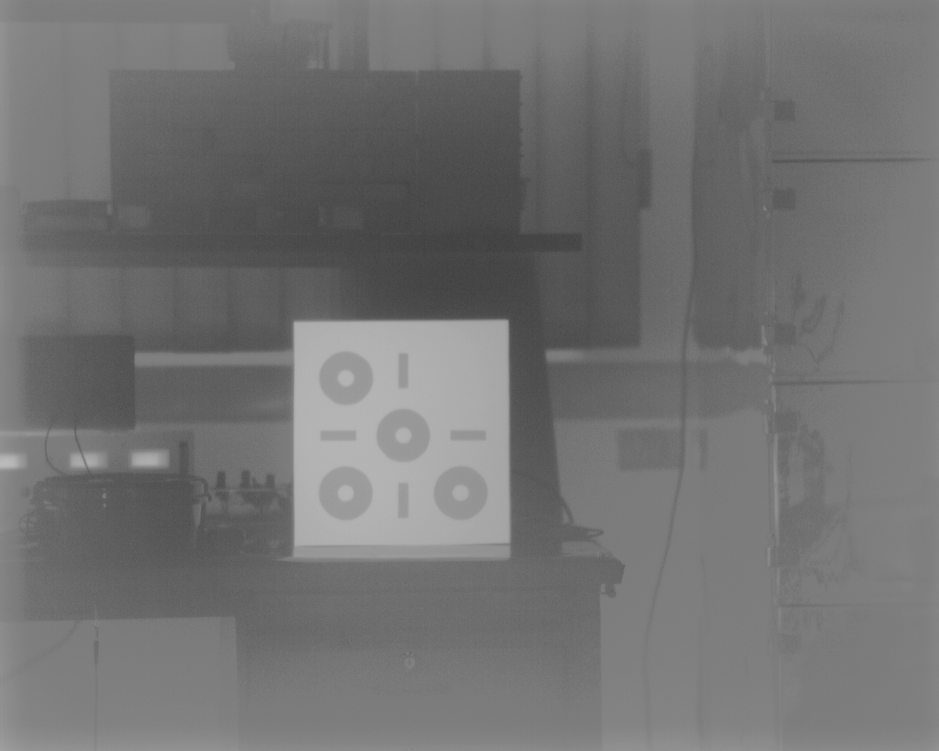
#> input picture h/dataset/IMG_10072025161331.png, 939 x 751 px, shrunk from 1280 x 1024 before the run, found by its file name
$ python test.py
#> lines starting #> are read from the running program, lines starting #| are printed output that depends on the picture; after the words box and inside, x2 and y2 are one past the last pixel; in counts of white or black regions, pixels touching at a corner belong together


import cv2
import numpy as np
from itertools import combinations
from scipy.spatial.distance import pdist
import matplotlib.pyplot as plt

img = cv2.imread("dataset\IMG_10072025161331.png",0)
#> img is the input picture: shape (751, 939); min 63, max 186, mean 114.4
# Gaussian blur to reduce noise
img1 = cv2.GaussianBlur(img, (5, 5), 0)
# CLAHE
clahe = cv2.createCLAHE(clipLimit=6.0, tileGridSize=(11,11))
img2 = clahe.apply(img)
# Morphological gradient
# kernal = np.ones((3,3),np.uint8)
# img3 = cv2.morphologyEx(th2,cv2.MORPH_GRADIENT, kernal)
# Thresholding
# Adaptive thresholding
th1 = cv2.adaptiveThreshold( img, 255, cv2.ADAPTIVE_THRESH_GAUSSIAN_C, cv2.THRESH_BINARY, 63, 1)
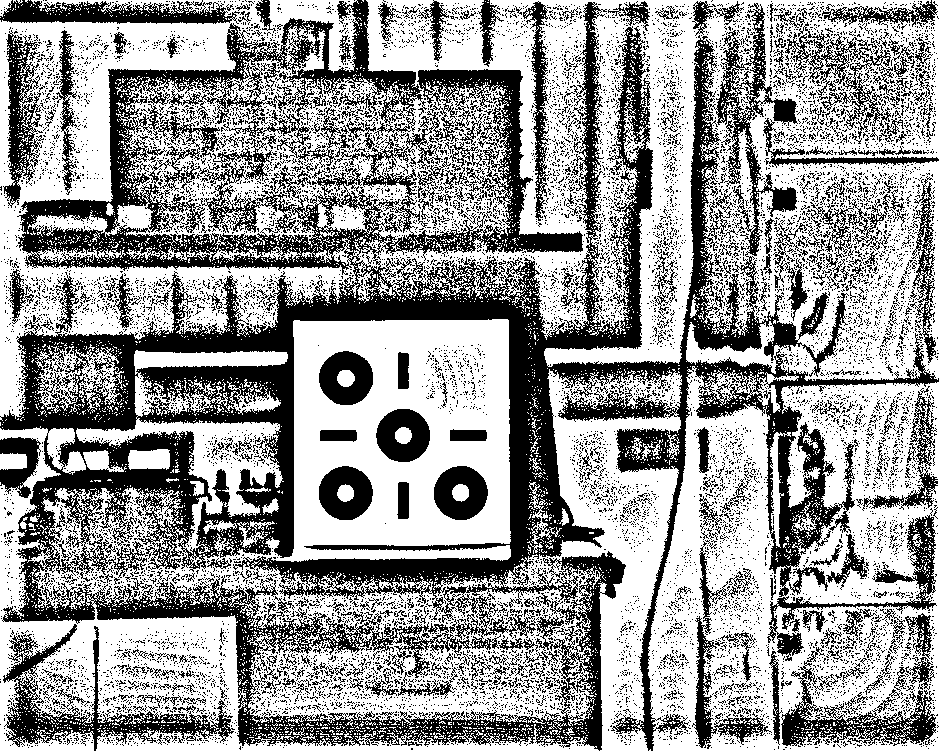
#> th1: shape (751, 939); 60.2% white; 12124 black regions (11704 under 20 px), largest, box (x1, y1, x2, y2) and area: (0, 0, 939, 751) 175612, (3, 624, 235, 751) 6085, (781, 647, 936, 746) 4058
th2 = cv2.adaptiveThreshold( img1, 255, cv2.ADAPTIVE_THRESH_MEAN_C, cv2.THRESH_BINARY, 63, 1)
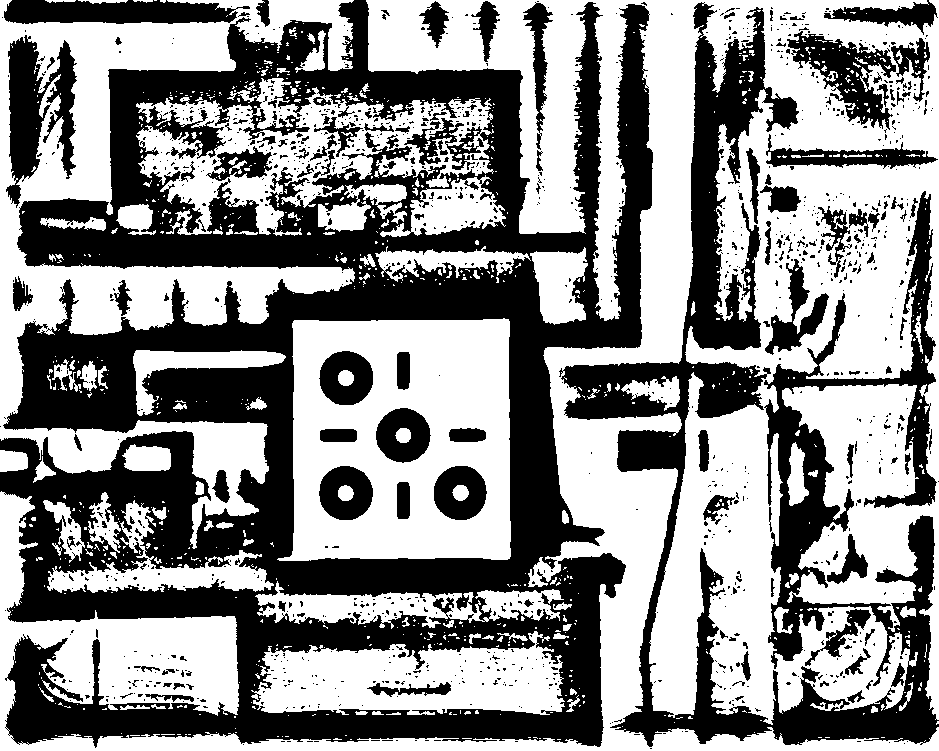
#> th2: shape (751, 939); 55.4% white; 1235 black regions (1096 under 20 px), largest, box (x1, y1, x2, y2) and area: (0, 0, 653, 748) 199418, (559, 2, 939, 747) 62341, (6, 35, 77, 208) 6149
# OTSU thresholding
# ret,th3 = cv2.threshold(img3,0,255,cv2.THRESH_BINARY+cv2.THRESH_OTSU)
# Inverted image
img4 = cv2.bitwise_not(th2)
kernal = np.ones((3,3),np.uint8)
img3 = cv2.morphologyEx(th2,cv2.MORPH_GRADIENT, kernal)
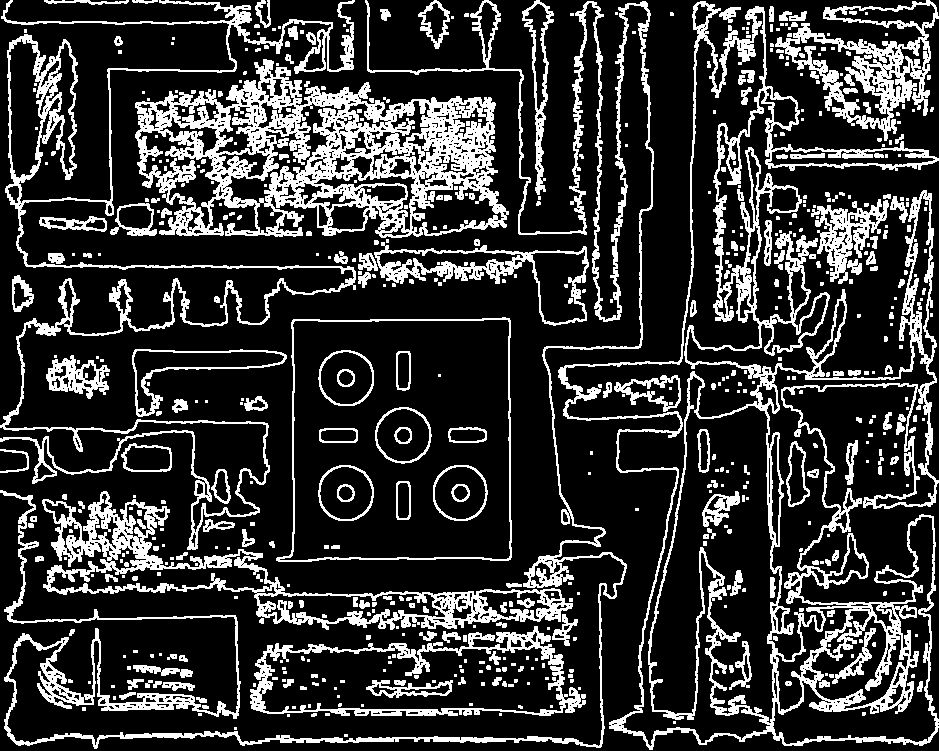
#> img3: shape (751, 939); 21.1% white; 595 white regions (358 under 20 px)

# Contours
contour_img = np.zeros_like(img)
filtered_contours = []
filtered_hierarchy = []

contours, hierarchy = cv2.findContours(img4,cv2.RETR_TREE,cv2.CHAIN_APPROX_SIMPLE)
#> contours = 2504 contours, 2211 with area under 20; largest, box (x1, y1, x2, y2) and area: (0, 0, 653, 748) 329362, (559, 2, 939, 747) 61570, (276, 317, 512, 562) 52231, (135, 77, 494, 237) 27158, (252, 630, 566, 716) 18956
for i, cnt in enumerate(contours):
#   approx = cv2.approxPolyDP(cnt,0.01*cv2.arcLength(cnt,True),True)
    area = cv2.contourArea(cnt)
#   n = len(approx)
    if area > 50:
        filtered_contours.append(cnt)
        filtered_hierarchy.append(hierarchy[0][i])
#> this loop made 2504 passes
#> area on passes 42, 46, 57: 121, 64.5, 28
#> after the loop, filtered_contours = 129 contours; largest, box (x1, y1, x2, y2) and area: (0, 0, 653, 748) 329362, (559, 2, 939, 747) 61570, (276, 317, 512, 562) 52231, (135, 77, 494, 237) 27158, (252, 630, 566, 716) 18956; filtered_hierarchy = 129 items, first 6: [42, 40, -1, -1], [46, 44, -1, -1], [96, 93, 95, -1], [112, 109, 111, -1], [115, 113, -1, -1], [149, 138, 140, -1]
round_contours = []
other_contours = []
centroids_round_contours = []
round_contours_img = np.zeros_like(img)
for i, cnt in enumerate(filtered_contours):

    if len(cnt) < 5:
        other_contours.append(cnt)
        continue
    M = cv2.moments(cnt)
    if M["m00"] == 0:
        other_contours.append(cnt)
        continue
    cx = M["m10"] / M["m00"]
    cy = M["m01"] / M["m00"]

    if len(cnt.shape) == 3 and cnt.shape[1] ==1:
        pts = cnt.squeeze()
    if len(pts.shape) != 2:
        other_contours.append(cnt)
        continue
    dists = np.sqrt((pts[:, 0] - cx)**2 + (pts[:, 1] - cy)**2)
    mean_r = np.mean(dists)
    std_r = np.std(dists)
    ratio = std_r / mean_r
    ellipse = cv2.fitEllipse(cnt)
    (center, axes, angle) = ellipse
    major_axis, minor_axis = max(axes), min(axes)
    ratio_ellipse = minor_axis / major_axis
#     if ratio <= 0.1:
    if ratio <= 0.1 and ratio_ellipse >= 0.9:

#     if ratio_ellipse >= 0.87:
        round_contours.append(cnt)
        centroids_round_contours.append((cx,cy,mean_r))


    else:
        other_contours.append(cnt)
#> this loop made 129 passes
#> (cx, cy, mean_r, std_r, ratio, center, axes, angle) on passes 1 to 9: (171.7, 696.8, 13.54, 7.13, 0.526, (170.2, 697.5), (6.04, 45.94), 93.4), (855.3, 696.9, 5.29, 1.88, 0.355, (856.1, 696.8), (8.09, 17.94), 68.02), (898.2, 675.6, 7.73, 2.94, 0.38, (898.2, 677.2), (9.93, 26.54), 13.99), (745.9, 666.9, 8.55, 3.87, 0.452, (745.7, 665), (7.7, 28.87), 173.9), (856.6, 664, 9.43, 4.16, 0.441, (857.2, 662.4), (16.47, 27.31), 36.77), (843.6, 632.3, 21.13, 11.75, 0.556, (838.5, 637.6), (22.1, 77.4), 43.02), (850.4, 564.4, 16.06, 6.73, 0.419, (847, 562.2), (37.17, 45.98), 10.13), (715.9, 506.1, 12.33, 3.68, 0.299, (717.7, 507.4), (20.69, 31.39), 43.8), (221.3, 486.4, 11.11, 3.41, 0.307, (221.2, 487.2), (14.44, 31.93), 173.3)
#> (cx, cy, mean_r, std_r, ratio, center, axes, angle) on pass 50: (133.8, 707.2, 9.32, 4.84, 0.519, (133.7, 707.4), (6.75, 31.52), 90.83)

# Seperate inner and outer circles on different images
# Unique centroids
unique_centroids_round_contours = []
unique_centroids_round_contours_centroid = []

for i, c in enumerate(centroids_round_contours):
    is_unique = True
    for uc in unique_centroids_round_contours:
        dist = np.linalg.norm(np.array(c[0:2]) - np.array(uc[0:2]))
#         if dist/uc[2] < 0.01:
        if dist < 5:
            is_unique = False
            break
    if is_unique:
        unique_centroids_round_contours.append(c)
        unique_centroids_round_contours_centroid.append(c[0:2])
#> this loop made 8 passes
#> c on passes 1 to 8: (459.8, 492.5, 26.55), (460.2, 492.3, 8.57), (345.4, 492.7, 26.64), (345.2, 492.8, 8.55), (402.8, 434.9, 26.68), (403, 435, 8.38), (345.8, 377.7, 26.71), (345.4, 377.6, 8.54)


# for i, cnt in enumerate(round_contours):
unique_centroids_round_contours_np = np.array(unique_centroids_round_contours_centroid)
valid_targets = []
for combo in combinations(range(len(unique_centroids_round_contours_np)), 4):
    pts = unique_centroids_round_contours_np[list(combo)]
    dists_1 = pdist(pts)
    ratios = dists_1 / np.max(dists_1)
    if np.std(ratios) < 0.2:
        valid_targets.append(pts)
#> this loop made 1 pass
#> combo on pass 1: (0, 1, 2, 3)

cv2.drawContours(contour_img,filtered_contours,-1,255,3)
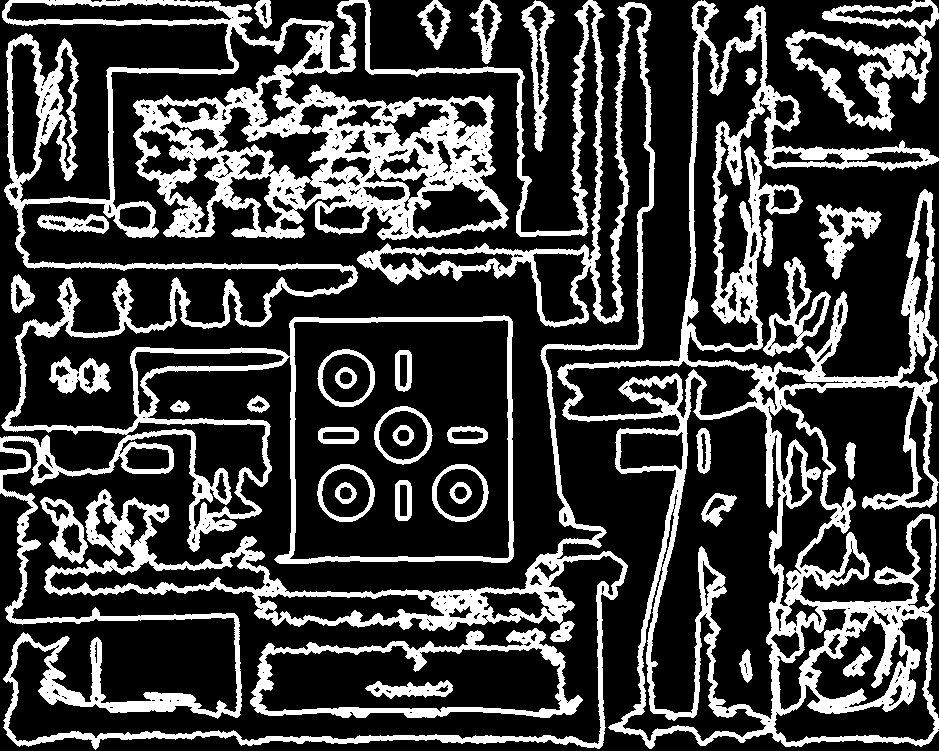
#> contour_img: shape (751, 939); 25.3% white; 37 white regions, largest, box (x1, y1, x2, y2) and area: (0, 0, 655, 750) 98001, (557, 0, 939, 749) 48791, (785, 0, 939, 132) 5765
cv2.drawContours(round_contours_img,round_contours,-1,255,3)
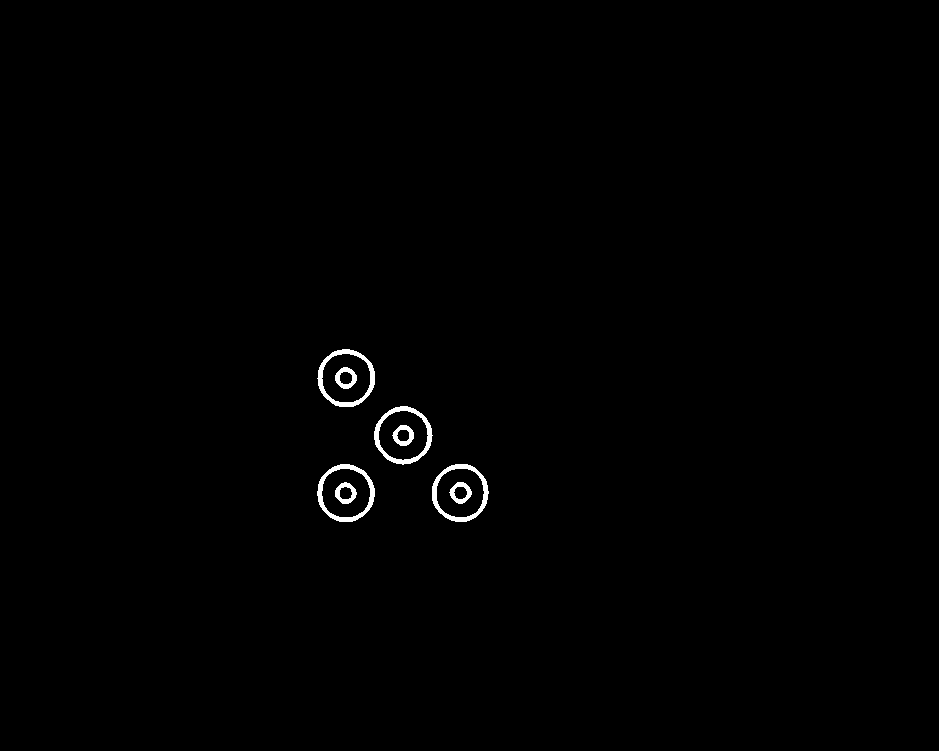
#> round_contours_img: shape (751, 939); 0.56% white; 8 white regions, largest, box (x1, y1, x2, y2) and area: (317, 349, 375, 407) 760, (374, 406, 433, 465) 759, (317, 464, 375, 522) 759
for i,u_c in enumerate(unique_centroids_round_contours):
    cv2.circle(round_contours_img,(int(u_c[0]),int(u_c[1])),2,255,-1)
#> this loop made 4 passes


# [6 lines of commented-out code are left out]


plt.figure(figsize=(10, 5))
results = []
for group in valid_targets:
    pts2 = np.array(group, dtype=np.float32)
    mean_dist = np.mean(pdist(pts2))
    area1 = cv2.contourArea(pts2.astype(np.int32))
    results.append({'pts': pts2, 'mean_dist': mean_dist, 'area': area1})
#> this loop made 1 pass

# Sort by mean_dist
results_sorted = sorted(results, key=lambda x: x['mean_dist'])

# Compare first and second
if len(results_sorted) >= 2:
    r1 = results_sorted[0]
    r2 = results_sorted[1]

    mean_dist_ratio = r2['mean_dist'] / r1['mean_dist'] if r1['mean_dist'] != 0 else float('inf')
    area_ratio = r2['area'] / r1['area'] if r1['area'] != 0 else float('inf')

    print(f"Mean Dist Ratio (2/1): {mean_dist_ratio:.3f}")
    print(f"Area Ratio (2/1): {area_ratio:.3f}")

    if 0.9 <= mean_dist_ratio <= 1.1 and 0.9 <= area_ratio <= 1.1:
#         print("Group 1 and Group 2 are similar (separated group pair)")
        groups_to_keep = [r1, r2]
    else:
#         print("Only Group 1 is accepted as separated group")
        groups_to_keep = [r1]
elif len(results_sorted) == 1:
#     print("Only one group found")
    groups_to_keep = [results_sorted[0]]
else:
#     print("No valid groups found")
    groups_to_keep = []
centroids_for_pose_estimation = []
for idx, group in enumerate(groups_to_keep, start=1):
    cluster_img = np.zeros_like(img)
    centroids_for_pose_estimation.append(group['pts'])
    for pt in group['pts']:
        cv2.circle(cluster_img, (int(pt[0]), int(pt[1])), 5, 255, -1)
    cv2.imwrite(f"selected_group_{idx}.png", cluster_img)
    plt.subplot(4, 3, 9+idx)
    plt.imshow(cluster_img, cmap='gray')
    plt.title(f'centroids_for_pose_estimation {idx}')
    plt.axis('off')  # Turn off axis labels
#> this loop made 1 pass
#> idx on pass 1: 1
#> pass 1, `cv2.imwrite(f"selected_group_{idx}.png", cluster_img)`:
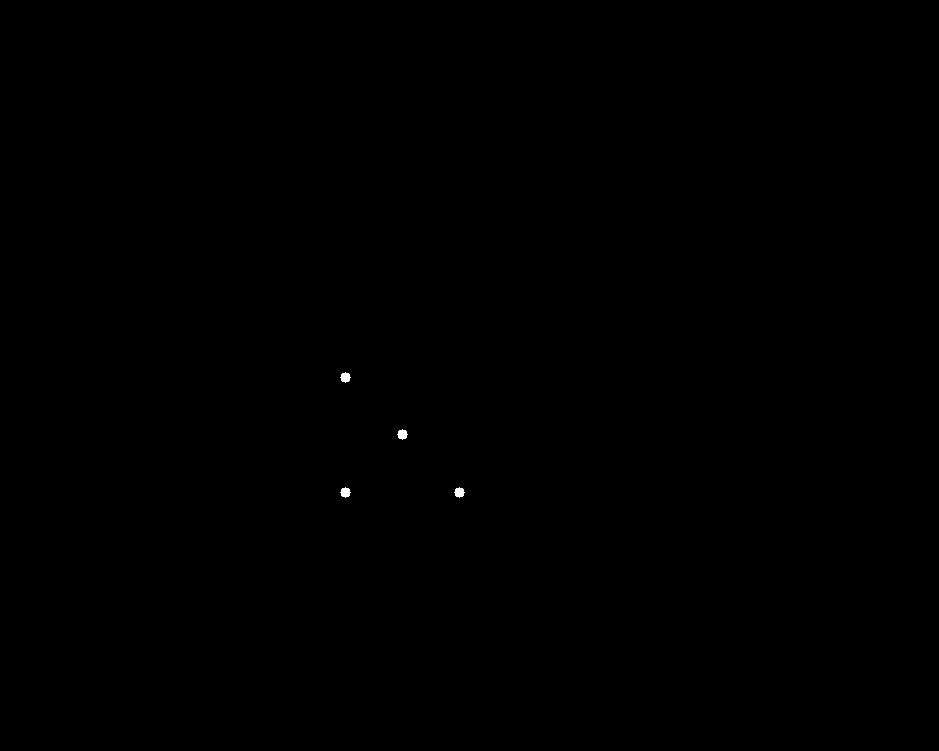
#> saved as selected_group_1.png: shape (751, 939); 0.05% white; 4 white regions, box (x1, y1, x2, y2) and area: (340, 372, 351, 383) 81, (397, 429, 408, 440) 81, (340, 487, 351, 498) 81, (454, 487, 465, 498) 81

# [11 lines of commented-out code are left out]

cv2.imwrite('clahe_image.png', img2)
# plt.figure(figsize=(10, 5))
plt.subplot(4, 3, 1)
plt.imshow(img, cmap='gray')
plt.title('Original Image')
plt.axis('off')  # Turn off axis labels

plt.subplot(4, 3, 2)
plt.imshow(img1, cmap='gray')
plt.title('Guassian blur image')
plt.axis('off')  # Turn off axis labels

plt.subplot(4, 3, 3)
plt.imshow(img2, cmap='gray')
plt.title('CLAHE image')
plt.axis('off')  # Turn off axis labels


plt.subplot(4, 3, 4)
plt.imshow(th1, cmap='gray')
plt.title('Threshold image guassian')
plt.axis('off')  # Turn off axis labels

plt.subplot(4, 3, 5)
plt.imshow(th2, cmap='gray')
plt.title('Threshold image mean')
plt.axis('off')  # Turn off axis labels

plt.subplot(4, 3, 6)
plt.imshow(img3, cmap='gray')
plt.title('Morph gradient')
plt.axis('off')  # Turn off axis labels

plt.subplot(4, 3, 7)
plt.imshow(img4, cmap='gray')
plt.title('Inverted image')
plt.axis('off')  # Turn off axis labels

plt.subplot(4, 3, 8)
plt.imshow(contour_img, cmap='gray')
plt.title('Contour image')
plt.axis('off')  # Turn off axis labels

plt.subplot(4, 3, 9)
plt.imshow(round_contours_img, cmap='gray')
plt.title('Round Contour image')
plt.axis('off')  # Turn off axis labels


# Show the plot
plt.show()
